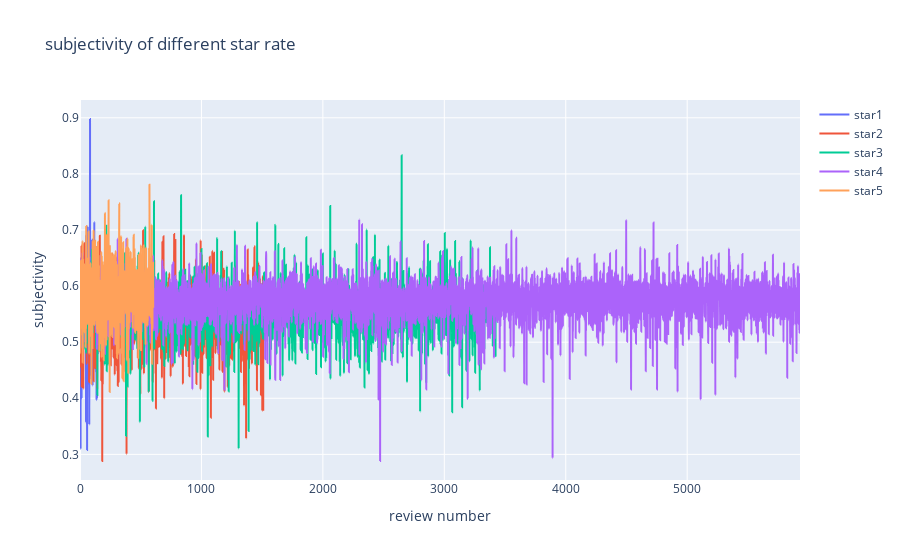

The notebook cell this image was saved under:
### Code cell
star=[1, 2, 3, 4, 5]
fig=go.Figure()
avg_subjectivity=[]
for i in range(len(star)):    
    rest_5=restaurant[restaurant['stars']==star[i]]
    a=list(set(rest_5['business_id']))
    hhh=[]
    for j in progressbar.progressbar(range(len(a))):
        b=list(review[review['business_id']==a[j]]['text'])
        subjectivity=[]
        for sentence in b:
            blob = TextBlob(sentence)
            subjectivity.append(blob.sentiment.subjectivity)
            #print(subjectivity)
        if len(subjectivity)!=0:
            hhh.append(sum(subjectivity)/len(subjectivity))
    avg_subjectivity.append(sum(hhh)/len(hhh))
    trace=go.Scatter(x=np.linspace(0,len(hhh),num=len(hhh)),y=hhh,line_shape='spline',name='star{}'.format(str(star[i])))
    fig.add_trace(trace)
    fig.update_layout(title="subjectivity of different star rate",xaxis_title='review number',yaxis_title='subjectivity')
fig

### Figure 1 — Plotly figure (JSON) as saved in the notebook; plotly's stock layout.template omitted (floating-point values rounded to 4 significant figures; data arrays with more than 128 entries replaced by an {"elided": "..."} marker saying what was removed)
{"data": [{"line": {"shape": "spline"}, "name": "star1", "type": "scatter", "x": {"elided": "146 float values"}, "y": {"elided": "146 float values"}}, {"line": {"shape": "spline"}, "name": "star2", "type": "scatter", "x": {"elided": "1524 float values"}, "y": {"elided": "1524 float values"}}, {"line": {"shape": "spline"}, "name": "star3", "type": "scatter", "x": {"elided": "3424 float values"}, "y": {"elided": "3424 float values"}}, {"line": {"shape": "spline"}, "name": "star4", "type": "scatter", "x": {"elided": "5929 float values"}, "y": {"elided": "5929 float values"}}, {"line": {"shape": "spline"}, "name": "star5", "type": "scatter", "x": {"elided": "603 float values"}, "y": {"elided": "603 float values"}}], "layout": {"title": {"text": "subjectivity of different star rate"}, "xaxis": {"title": {"text": "review number"}}, "yaxis": {"title": {"text": "subjectivity"}}}}
